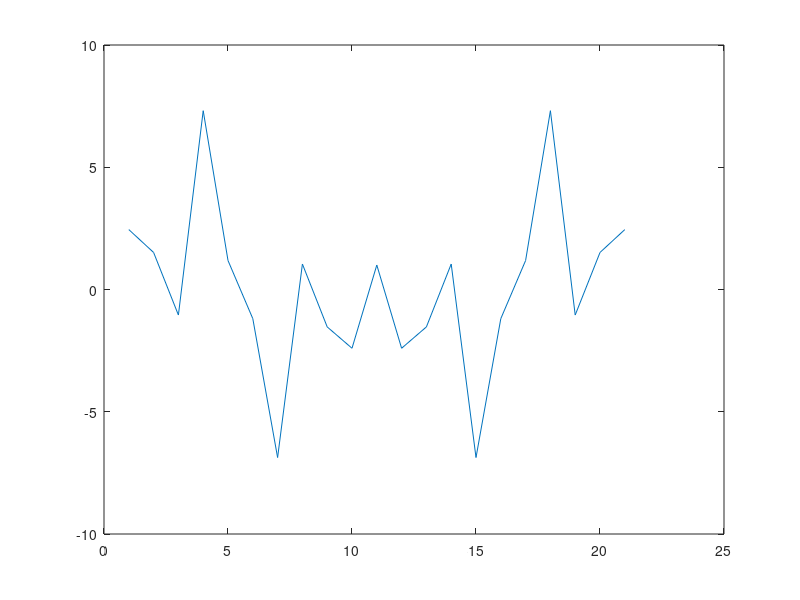

This figure's MATLAB source:
% Octave Script
% Title           :Funciones Trascendentes: Trigonométricas, Logarítmicas y Exponenciales (Ejercicio11)
% Correo          :urbanoorlando79@gmail.com
% Description     :Script para graficar funciones y determinar que tipo de funcion es.
% Author          :Orlando Urbano Trejo (Lando)
% Date            :23_11_2021
% Version         :1
% Usage           :octave>path/Ejercicio11
%                 :Requiere aplicación octave, usar linea de comandos
%                 :https://octaveintro.readthedocs.io/en/latest/index.html

clear
disp ('Función11');
% Dominio de la función
x=-20:2:20
% Regla de correspondencia
hx = sec(x)
disp ('La función cosecante es una función trigonometrica');
disp ('El dominio de la función es (2πn, π/2 + 2πn) ∪ (π/2 + 2πn, 3π/2 + 2πn) ∪ (3π/2 + 2πn, 2π + 2 πn)');
disp ('El rango de la función es de (-∞, -1] ∪ [1, ∞');
disp ('Los puntos donde f(x)=0 son los puntos (0,1)');
% Plotear función
plot (hx)
